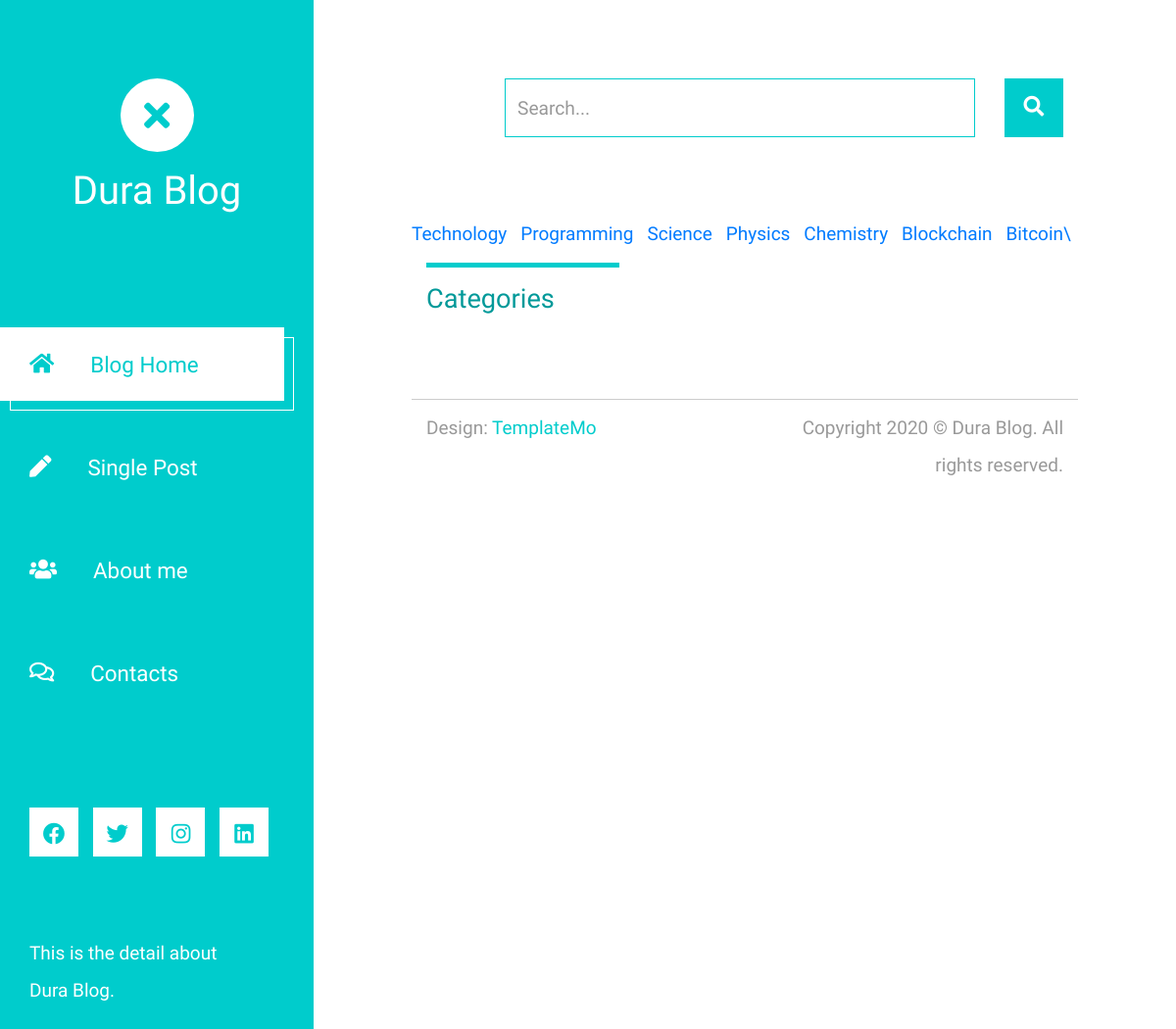
The app's page /blogs/category/, older data.
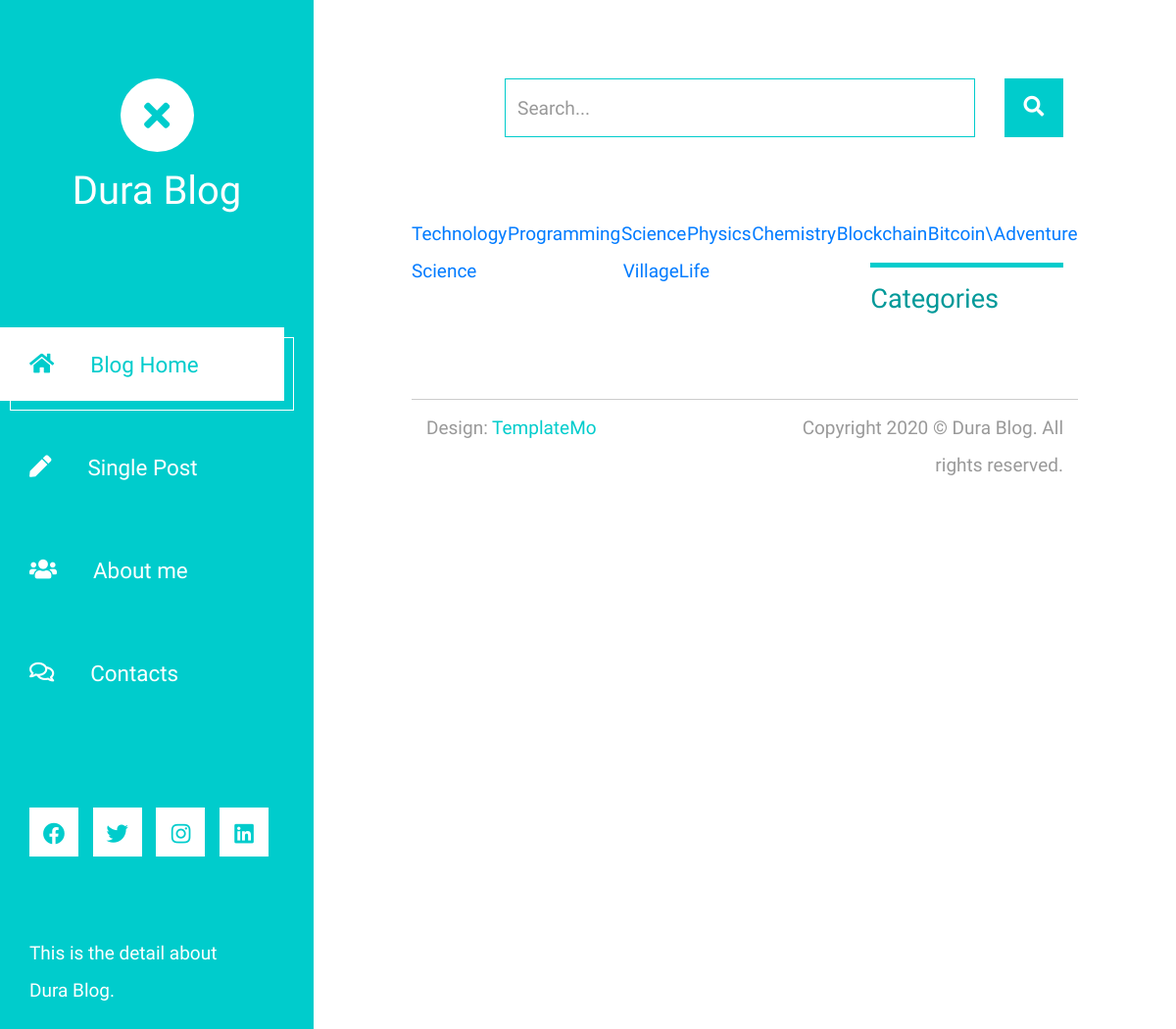
The same page, newer data.
### blog/models.py (models this page shows, shortened)
class Category(models.Model):
    name=models.CharField(max_length=20)

### blog/views.py (the view)
# urls.py: path('blogs/category/', view_allCategory, name='view_allCategory'),
def view_allCategory(request):
    categories=Category.objects.all()
    context={'page_title':'All Category','category':categories}
    return render(request,'categorys.html',context)

### blog/templates/categorys.html
{% extends 'base.html' %}
{% block content %}
{% for c in category %}
<a href="{% url 'view_aCategory' c.id %}">{{c.name}}</a><br>
{% endfor %}
{% endblock content %}

### templates/base.html (shortened to what this page needs)
{% load static %}
<!DOCTYPE html>
<html lang="en">
<head>
    <link rel="stylesheet" href="{% static 'fontawesome/css/all.min.css' %}">
    <link href="{% static 'css/bootstrap.min.css' %}" rel="stylesheet">
    <link href="{% static 'css/templatemo-xtra-blog.css' %}" rel="stylesheet">
</head>
<body>
    <header class="tm-header" id="tm-header">
        <div class="tm-header-wrapper">
            <div class="tm-site-header">
                <div class="mb-3 mx-auto tm-site-logo"><i class="fas fa-times fa-2x"></i></div>
                <h1 class="text-center">Dura Blog</h1>
            </div>
            <nav class="tm-nav" id="tm-nav">
                <ul>
                    <li class="tm-nav-item active"><a href="{% url 'view_allBlogs'%}" class="tm-nav-link">
                            <i class="fas fa-home"></i>
                            Blog Home
                        </a></li>
                    <li class="tm-nav-item"><a href="post.html" class="tm-nav-link">
                            <i class="fas fa-pen"></i>
                            Single Post
                        </a></li>
                    <li class="tm-nav-item"><a href="about.html" class="tm-nav-link">
                            <i class="fas fa-users"></i>
                            About me
                        </a></li>
                    <li class="tm-nav-item"><a href="contact.html" class="tm-nav-link">
                            <i class="far fa-comments"></i>
                            Contacts
                        </a></li>
                </ul>
            </nav>
            <div class="tm-mb-65">
                <a rel="nofollow" href="https://fb.com/templatemo" class="tm-social-link">
                    <i class="fab fa-facebook tm-social-icon"></i>
                </a>
                <a href="https://twitter.com" class="tm-social-link">
                    <i class="fab fa-twitter tm-social-icon"></i>
                </a>
                <a href="https://instagram.com" class="tm-social-link">
                    <i class="fab fa-instagram tm-social-icon"></i>
                </a>
                <a href="https://linkedin.com" class="tm-social-link">
                    <i class="fab fa-linkedin tm-social-icon"></i>
                </a>
            </div>
            <p class="tm-mb-80 pr-5 text-white">
                This is the detail about Dura Blog.
            </p>
        </div>
    </header>
    <div class="container-fluid">
        <main class="tm-main">
            <div class="row tm-row">
                <div class="col-12">
                    <form method="GET" class="form-inline tm-mb-80 tm-search-form">
                        <input class="form-control tm-search-input" name="query" type="text" placeholder="Search..."
                            aria-label="Search">
                        <button class="tm-search-button" type="submit">
                            <i class="fas fa-search tm-search-icon" aria-hidden="true"></i>
                        </button>
                    </form>
                </div>
            </div>
            <div class="row tm-row">
            {% block content %}{% endblock content %}
            <aside class="col-lg-4 tm-aside-col">
                <div class="tm-post-sidebar">
                    <hr class="mb-3 tm-hr-primary">
                    <h2 class="mb-4 tm-post-title tm-color-primary">Categories</h2>
                </div>
            </aside>
            </div>
            <footer class="row tm-row">
                <hr class="col-12">
                <div class="col-md-6 col-12 tm-color-gray">
                    Design: <a rel="nofollow" target="_parent" href="https://templatemo.com"
                        class="tm-external-link">TemplateMo</a>
                </div>
                <div class="col-md-6 col-12 tm-color-gray tm-copyright">
                    Copyright 2020 © Dura Blog. All rights reserved.
                </div>
            </footer>
        </main>
    </div>
</body>
</html>

Row changes from the older to the newer data that the page shows:
added Category: name "Adventure"
added Category: name "Science"
added Category: name "VillageLife"
